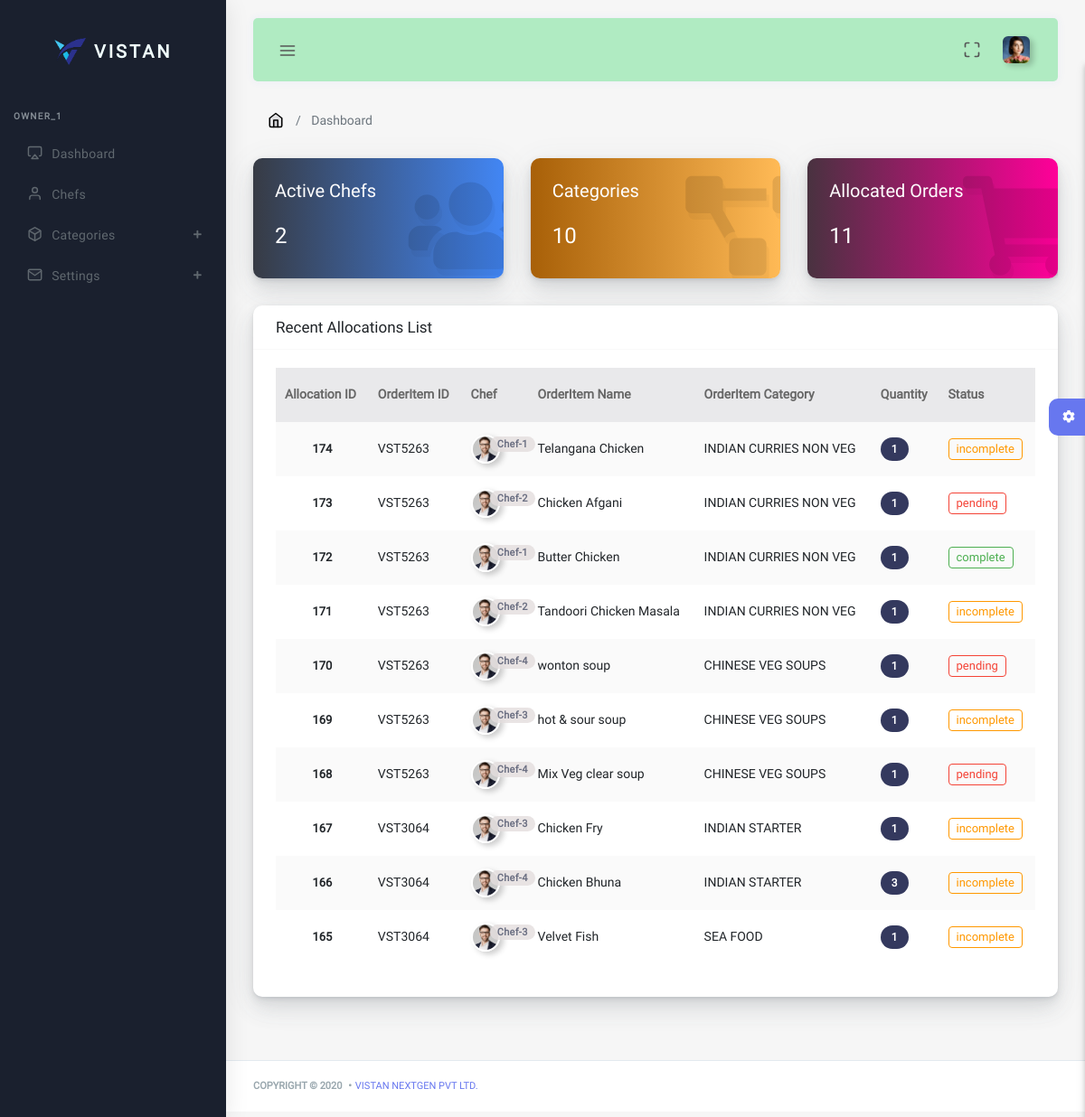
The app's page /rest/dashboard (signed in) with its own data.
### AccountsApp/models.py (models this page shows, shortened)
class CustomUser(AbstractUser):
    Chef = models.ManyToManyField(Chef)
    Category = models.ManyToManyField(Category)
    created_at = models.DateTimeField(auto_now_add = True)
    updated_at = models.DateTimeField(auto_now = True)
    class Meta:
        verbose_name = 'User'
        verbose_name_plural = 'users'

### RestApp/models.py (models this page shows, shortened)
class Allocation(models.Model):
    orderitem_id = models.CharField(max_length = 100)
    orderitem_name = models.CharField(max_length=100)
    orderitem_category = models.CharField(max_length=100)
    quantity = models.IntegerField()
    chef = models.CharField(max_length=100)
    status = models.CharField(max_length=20, choices=allocation_choices, default='incomplete')
    created_at = models.DateTimeField(auto_now_add = True)
    updated_at = models.DateTimeField(auto_now = True)
    class Meta:
        verbose_name = 'Allocation'
        verbose_name_plural = 'Allocations'
        ordering = ('-id', )

### RestApp/views.py (the view)
# urls.py: path('dashboard', views.DashboardView, name = 'dashboard'),
@login_required(login_url='/')
def DashboardView(request):
    no_of_alloc = len(Allocation.objects.all())
    allocations = Allocation.objects.all()[:10]
    return render(request, 'RestApp/dashboard.html', {'no_of_alloc' : no_of_alloc, 'allocations':allocations})

### RestApp/models.py (called while the page is built)
    def __str__(self):
        return '{}'.format(self.category_name)

### RestApp/templates/RestApp/dashboard.html (shortened to what this page needs)
{% extends 'base.html' %}
{% load static %}
{% block breadcrumb %} Dashboard {% endblock %}
{% block content %}
<div class="row ">
    <div class="col-md-4">
        <div class="card l-bg-blue-dark">
            <div class="card-statistic-3 p-4">
                <div class="card-icon card-icon-large"><i class="fas fa-users"></i></div>
                <div class="mb-4">
                    <h5 class="card-title mb-0">Active Chefs</h5>
                </div>
                <div class="row align-items-center mb-2 d-flex">
                    <div class="col-8">
                      <h4 class="d-flex align-items-center mb-0">
                        {{no_of_chefs}}
                      </h4>
                    </div>
                </div>
            </div>
        </div>
    </div>
    <div class="col-md-4">
        <div class="card l-bg-orange-dark">
            <div class="card-statistic-3 p-4">
                <div class="card-icon card-icon-large"><i class="fas fa-project-diagram"></i></div>
                <div class="mb-4">
                    <h5 class="card-title mb-0">Categories</h5>
                </div>
                <div class="row align-items-center mb-2 d-flex">
                    <div class="col-8">
                      <h4 class="d-flex align-items-center mb-0">
                        {{no_of_cats}}
                      </h4>
                    </div>
                </div>
            </div>
        </div>
    </div>
    <div class="col-md-4">
        <div class="card l-bg-cherry">
            <div class="card-statistic-3 p-4">
                <div class="card-icon card-icon-large"><i class="fas fa-shopping-cart"></i></div>
                <div class="mb-4">
                    <h5 class="card-title mb-0">Allocated Orders</h5>
                </div>
                <div class="row align-items-center mb-2 d-flex">
                    <div class="col-8">
                      <h4 class="d-flex align-items-center mb-0">
                        {{no_of_alloc}}
                      </h4>
                    </div>
                </div>
            </div>
        </div>
    </div>
</div>
<div class="row">
    <div class="col-12 col-sm-12 col-md-12">
      <div class="card">
        <div class="card-header">
          <h4>Recent Allocations List</h4>
        </div>
        <div class="card-body">
          <div class="table-responsive" id="proTeamScroll">
            <table class="table table-striped">
              <thead>
                <tr>
                  <th>Allocation ID</th>
                  <th>OrderItem ID</th>
                  <th>Chef</th>
                  <th>OrderItem Name</th>
                  <th>OrderItem Category</th>
                  <th>Quantity</th>
                  <th>Status</th>
                </tr>
              </thead>
              {% for alloc in allocations%}
              <tr>
                <td>
                    <h6 class="mb-0 font-13 text-center"><b> {{alloc.id}}</b></h6>
                </td>
                <td class="">{{alloc.orderitem_id}}</td>
                <td>
                  <h6 class="mb-0 font-13">
                    <ul class="list-unstyled order-list m-b-0">
                        <li class="team-member team-member-sm"><img class="rounded-circle"
                            src="{% static "assets/img/users/user-8.png" %}" alt="user" data-toggle="tooltip" title=""
                            data-original-title="{{chef}}"></li>
                            <li class="avatar avatar-sm"><span class="badge badge-warning">{{alloc.chef}}</span></li>
                      </ul>
                    </h6>
                </td>
                <td class="text-truncate">
                    {{alloc.orderitem_name}}
                </td>
                <td>
                    {{alloc.orderitem_category}}
                </td>
                <td class="align-middle">
                  <span class="badge badge-secondary">{{alloc.quantity}}</span>
                <td>
                    {% ifequal alloc.status 'incomplete'%}<div class="badge-outline col-orange">{{alloc.status}}</div>{% endifequal %}
                    {% ifequal alloc.status 'pending'%}<div class="badge-outline col-red">{{alloc.status}}</div>{% endifequal %}
                    {% ifequal alloc.status 'complete'%}<div class="badge-outline col-green">{{alloc.status}}</div>{% endifequal %}
                </td>
              </tr>
              {% endfor %}
            </table>
          </div>
        </div>
      </div>
    </div>
{% endblock %}

### templates/sidebar.html (shortened to what this page needs)
{% load static %}
<div class="main-sidebar sidebar-style-2">
    <aside id="sidebar-wrapper"><br>
      <div class="sidebar-brand">
        <a href="{% url 'RestApp:dashboard' %}"> <img alt="image" src="{% static "assets/img/vistanlogo.png" %}" class="header-logo" /> <span
            class="logo-name"><span style="color: azure;">Vistan</span></span>
        </a>
      </div>
      <br><br>
      <ul class="sidebar-menu">
        <li class="menu-header">{{request.user.username}}</li>
        <li>
            <a href="{% url 'RestApp:dashboard' %}" ><i
                data-feather="airplay"></i><span>Dashboard</span></a>
          </li>
          <li>
            <a href="{% url 'RestApp:chef-list' %}" ><i
                data-feather="user"></i><span>Chefs</span></a>
          </li>
        <li class="dropdown">
          <a href="#" class="menu-toggle nav-link has-dropdown"><i data-feather="box"></i><span>Categories</span></a>
        </li>
        <li class="dropdown">
          <a href="#" class="menu-toggle nav-link has-dropdown"><i data-feather="mail"></i><span>Settings</span></a>
        </li>
      </ul>
    </aside>
  </div>

### records on screen
CustomUser: user.username "OWNER_1"
Allocation: id "174", orderitem_id "VST5263", chef "Chef-1", orderitem_name "Telangana Chicken", orderitem_category "INDIAN CURRIES NON VEG", quantity "1", status "incomplete"
Allocation: id "173", orderitem_id "VST5263", chef "Chef-2", orderitem_name "Chicken Afgani", orderitem_category "INDIAN CURRIES NON VEG", quantity "1", status "pending"
Allocation: id "172", orderitem_id "VST5263", chef "Chef-1", orderitem_name "Butter Chicken", orderitem_category "INDIAN CURRIES NON VEG", quantity "1", status "complete"
Allocation: id "171", orderitem_id "VST5263", chef "Chef-2", orderitem_name "Tandoori Chicken Masala", orderitem_category "INDIAN CURRIES NON VEG", quantity "1", status "incomplete"
Allocation: id "170", orderitem_id "VST5263", chef "Chef-4", orderitem_name "wonton soup", orderitem_category "CHINESE VEG SOUPS", quantity "1", status "pending"
Allocation: id "169", orderitem_id "VST5263", chef "Chef-3", orderitem_name "hot & sour soup", orderitem_category "CHINESE VEG SOUPS", quantity "1", status "incomplete"
Allocation: id "168", orderitem_id "VST5263", chef "Chef-4", orderitem_name "Mix Veg clear soup", orderitem_category "CHINESE VEG SOUPS", quantity "1", status "pending"
Allocation: id "167", orderitem_id "VST3064", chef "Chef-3", orderitem_name "Chicken Fry", orderitem_category "INDIAN STARTER", quantity "1", status "incomplete"
Allocation: id "166", orderitem_id "VST3064", chef "Chef-4", orderitem_name "Chicken Bhuna", orderitem_category "INDIAN STARTER", quantity "3", status "incomplete"
Allocation: id "165", orderitem_id "VST3064", chef "Chef-3", orderitem_name "Velvet Fish", orderitem_category "SEA FOOD", quantity "1", status "incomplete"

### other values on screen
{{ no_of_chefs }} "2"
{{ no_of_cats }} "10"
{{ no_of_alloc }} "11"
